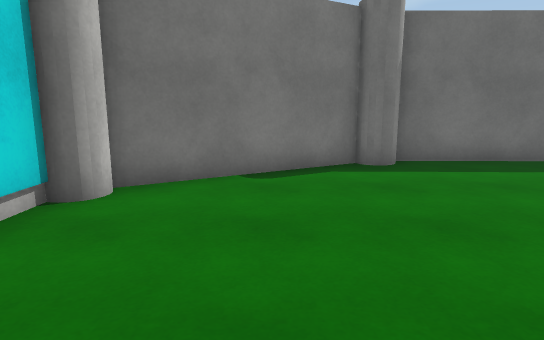
[1] (above)

12 first-person views from a walk through a scene from a Unity 3-D project. The camera is 1.3 m above the floor, tilts 10° down and sees 75° across. The floor is counted in squares, 1 m on a side. Each view is taken from the middle of a square. On the plan, view 1 faces up. The plan holds only what a view shows up to about 15 squares ahead; the rest is blank. The place goes on beyond the plan. The player is left out. Surface patterns are stand-ins for the level's own textures.

[2]
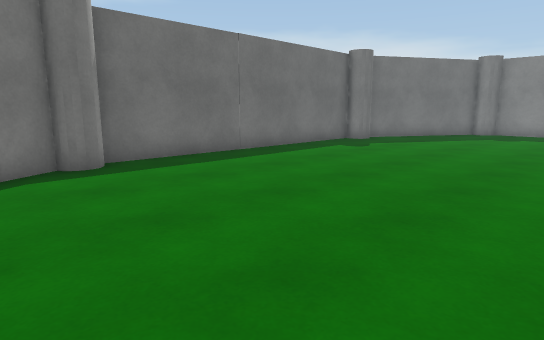

[3]
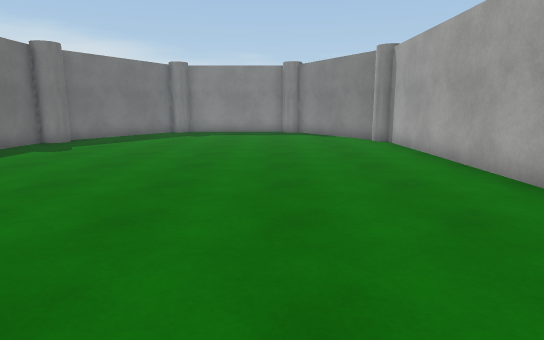

[4]
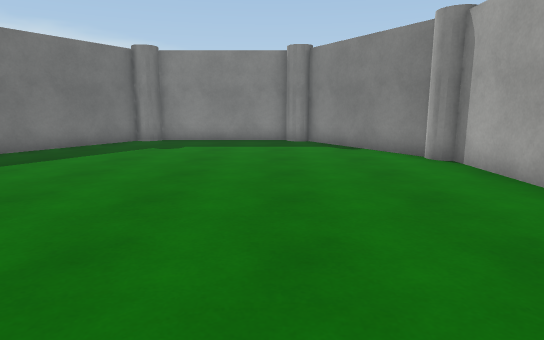

[5]
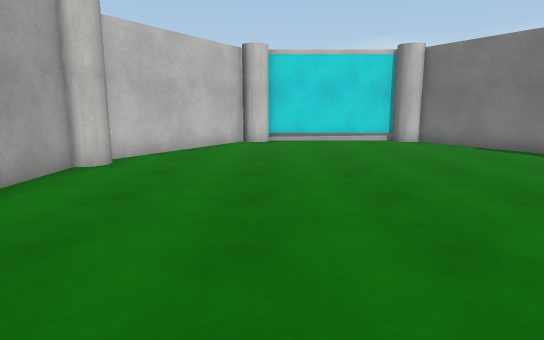

[6]
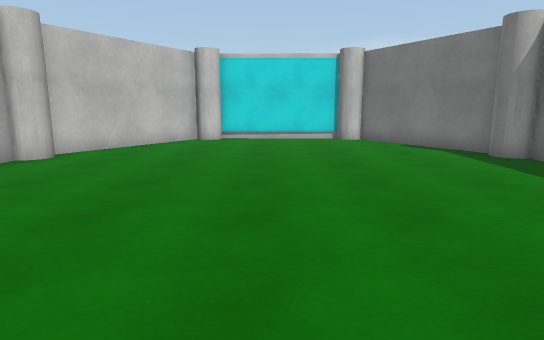

[7]
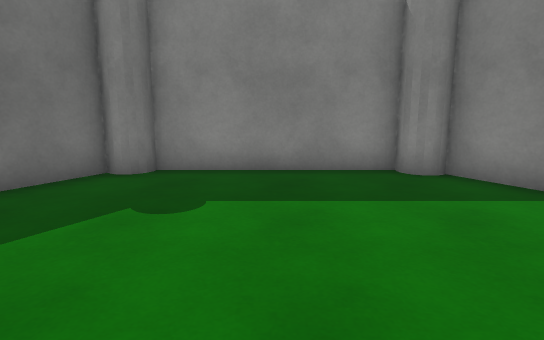

[8]
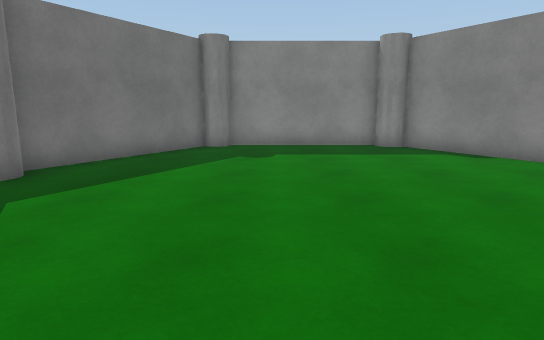

[9]
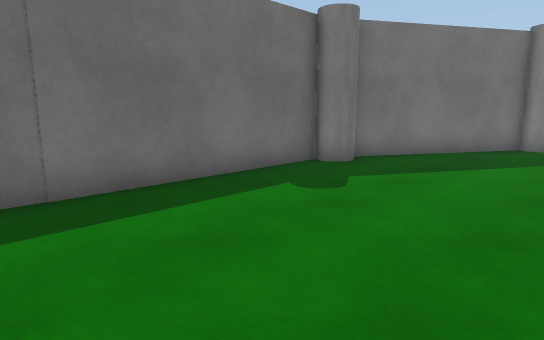

[10]
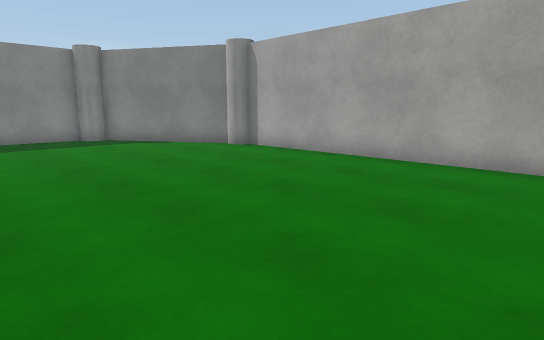

[11]
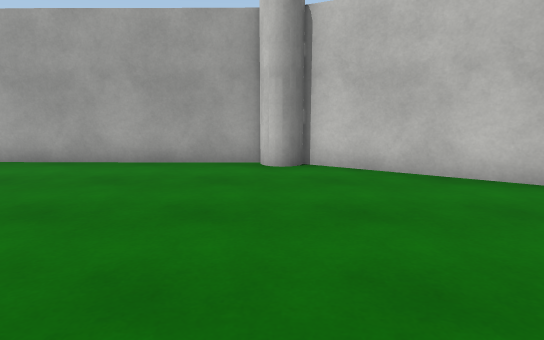

[12]
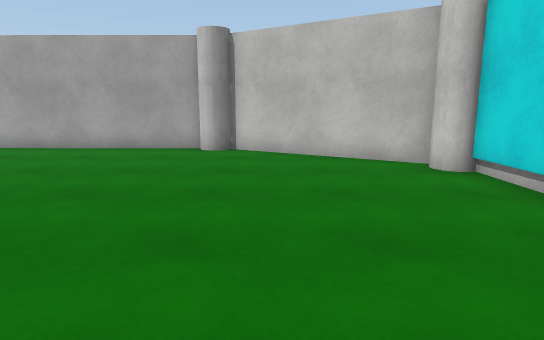

### Floor plan
Points are (right, up) in squares from view 1. A wall is a line through its corners. A room is listed if a view was taken in it or the views show most of it. See-through windows are left out.
Room 1 (views 1, 2, 3, 4, 5, 6, 7, 8, 9, 10, 11, 12)
walls: (3.3, -4.4) (13.6, -4.5); (13.2, 8.6) (2.9, 8.6); (14.3, -4.1) (18.9, -1.4); (1.6, 8.1) (-2.7, 5.6); (-2.5, -1.3) (2.4, -4.2); (-3.1, 4.5) (-3.1, -0.2); (18.9, 5.4) (14.4, 8.1); (19.4, -0.6) (19.4, 4.5)
objects: cylinder (-3, -1); cylinder (-3, 5); cylinder (2, 8) to (3, 8); cylinder (3, -4); cylinder (13, 8) to (14, 8); cylinder (14, -4); cylinder (19, -1); cylinder (19, 5)

Positions as (right, up) in squares from view 1, and headings:
1: (0, 0), facing up
2: (0, 0), facing up-right
3: (0, 0), facing right
4: (5, 0), facing right
5: (11, 0), facing left
6: (12, 2), facing left
7: (12, 2), facing right
8: (7, 3), facing right
9: (6, 3), facing up-right
10: (4, 4), facing down-right
11: (3, 4), facing down
12: (1, 7), facing down
